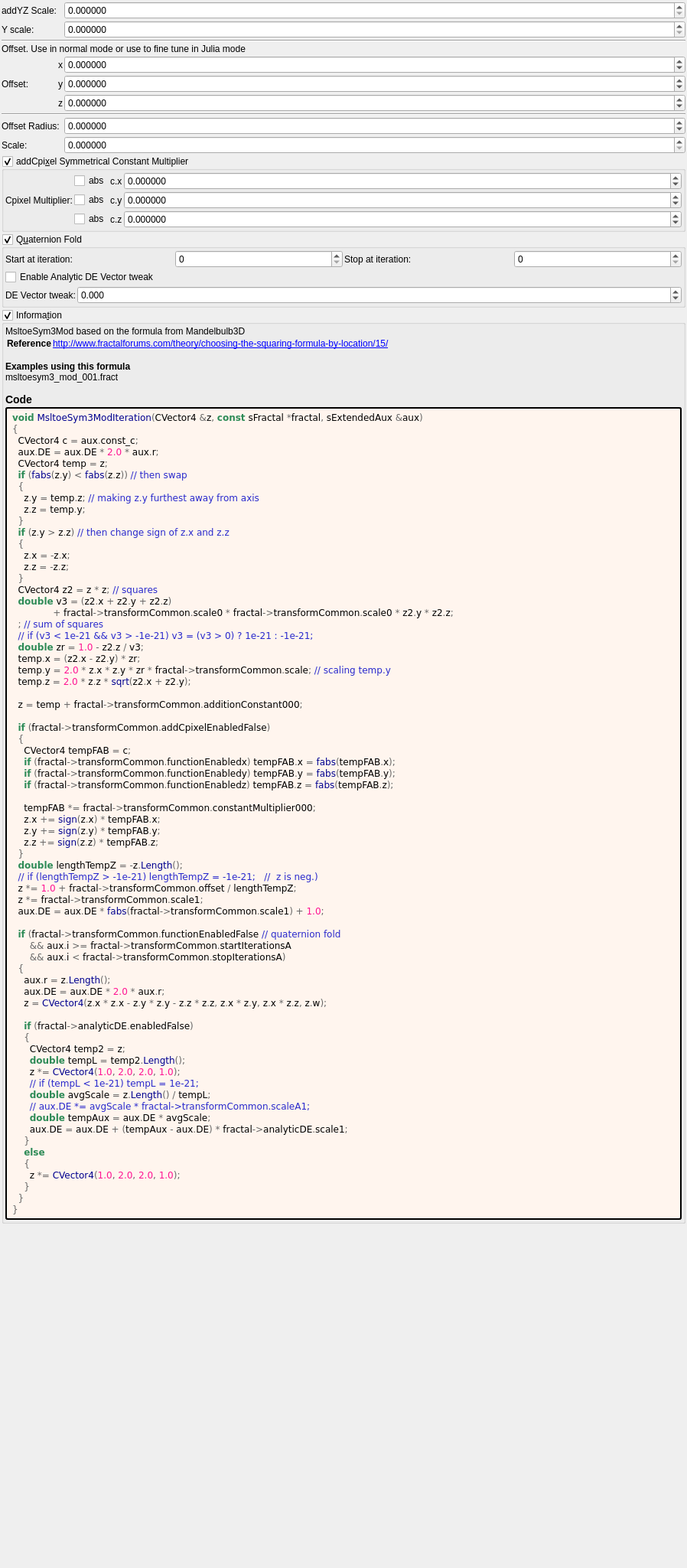
<?xml version="1.0" encoding="UTF-8"?>
<ui version="4.0">
 <class>msltoe_sym3_mod</class>
 <widget class="QWidget" name="Form">
  <property name="geometry">
   <rect>
    <x>0</x>
    <y>0</y>
    <width>898</width>
    <height>2049</height>
   </rect>
  </property>
  <property name="windowTitle">
   <string notr="true">msltoe_sym3_mod</string>
  </property>
  <layout class="QVBoxLayout" name="verticalLayout">
   <property name="spacing">
    <number>2</number>
   </property>
   <property name="leftMargin">
    <number>2</number>
   </property>
   <property name="topMargin">
    <number>2</number>
   </property>
   <property name="rightMargin">
    <number>2</number>
   </property>
   <property name="bottomMargin">
    <number>2</number>
   </property>
   <item>
    <layout class="QGridLayout" name="gridLayout_64" columnstretch="0,0,0,1">
     <property name="spacing">
      <number>2</number>
     </property>
     <item row="5" column="3">
      <widget class="MyDoubleSpinBox" name="spinbox3_transf_addition_constant_y">
       <property name="sizePolicy">
        <sizepolicy hsizetype="Minimum" vsizetype="Maximum">
         <horstretch>0</horstretch>
         <verstretch>0</verstretch>
        </sizepolicy>
       </property>
       <property name="prefix">
        <string/>
       </property>
       <property name="suffix">
        <string/>
       </property>
       <property name="decimals">
        <number>6</number>
       </property>
       <property name="minimum">
        <double>-99.989999999999995</double>
       </property>
       <property name="maximum">
        <double>99.989999999999995</double>
       </property>
       <property name="singleStep">
        <double>0.100000000000000</double>
       </property>
      </widget>
     </item>
     <item row="6" column="2">
      <widget class="QLabel" name="label_266">
       <property name="text">
        <string notr="true">z</string>
       </property>
      </widget>
     </item>
     <item row="9" column="1" colspan="2">
      <widget class="QLabel" name="label_147">
       <property name="text">
        <string>Scale:</string>
       </property>
      </widget>
     </item>
     <item row="1" column="1">
      <widget class="QLabel" name="label_8">
       <property name="text">
        <string>Y scale:</string>
       </property>
      </widget>
     </item>
     <item row="9" column="3">
      <widget class="MyDoubleSpinBox" name="spinbox_transf_scale_1">
       <property name="sizePolicy">
        <sizepolicy hsizetype="Minimum" vsizetype="Maximum">
         <horstretch>0</horstretch>
         <verstretch>0</verstretch>
        </sizepolicy>
       </property>
       <property name="prefix">
        <string/>
       </property>
       <property name="suffix">
        <string/>
       </property>
       <property name="decimals">
        <number>6</number>
       </property>
       <property name="minimum">
        <double>0.000000000000000</double>
       </property>
       <property name="maximum">
        <double>99.998999999999995</double>
       </property>
       <property name="singleStep">
        <double>0.100000000000000</double>
       </property>
      </widget>
     </item>
     <item row="8" column="3">
      <widget class="MyDoubleSpinBox" name="spinbox_transf_offset">
       <property name="sizePolicy">
        <sizepolicy hsizetype="Minimum" vsizetype="Maximum">
         <horstretch>0</horstretch>
         <verstretch>0</verstretch>
        </sizepolicy>
       </property>
       <property name="prefix">
        <string/>
       </property>
       <property name="suffix">
        <string/>
       </property>
       <property name="decimals">
        <number>6</number>
       </property>
       <property name="minimum">
        <double>-99.998999999999995</double>
       </property>
       <property name="maximum">
        <double>99.998999999999995</double>
       </property>
       <property name="singleStep">
        <double>0.100000000000000</double>
       </property>
      </widget>
     </item>
     <item row="2" column="1" colspan="3">
      <widget class="Line" name="line_56">
       <property name="orientation">
        <enum>Qt::Horizontal</enum>
       </property>
      </widget>
     </item>
     <item row="5" column="2">
      <widget class="QLabel" name="label_264">
       <property name="text">
        <string notr="true">y</string>
       </property>
      </widget>
     </item>
     <item row="5" column="1">
      <widget class="QLabel" name="label_267">
       <property name="text">
        <string>Offset:</string>
       </property>
      </widget>
     </item>
     <item row="1" column="3">
      <widget class="MyDoubleSpinBox" name="spinbox_transf_scale">
       <property name="sizePolicy">
        <sizepolicy hsizetype="Minimum" vsizetype="Maximum">
         <horstretch>0</horstretch>
         <verstretch>0</verstretch>
        </sizepolicy>
       </property>
       <property name="prefix">
        <string/>
       </property>
       <property name="suffix">
        <string/>
       </property>
       <property name="decimals">
        <number>6</number>
       </property>
       <property name="minimum">
        <double>0.000000000000000</double>
       </property>
       <property name="maximum">
        <double>99.998999999999995</double>
       </property>
       <property name="singleStep">
        <double>0.100000000000000</double>
       </property>
      </widget>
     </item>
     <item row="7" column="1" colspan="3">
      <widget class="Line" name="line_59">
       <property name="orientation">
        <enum>Qt::Horizontal</enum>
       </property>
      </widget>
     </item>
     <item row="3" column="1" colspan="3">
      <widget class="QLabel" name="label">
       <property name="text">
        <string>Offset. Use in normal mode or use to fine tune in Julia mode</string>
       </property>
       <property name="wordWrap">
        <bool>true</bool>
       </property>
      </widget>
     </item>
     <item row="0" column="3">
      <widget class="MyDoubleSpinBox" name="spinbox_transf_scale_0">
       <property name="sizePolicy">
        <sizepolicy hsizetype="Minimum" vsizetype="Maximum">
         <horstretch>0</horstretch>
         <verstretch>0</verstretch>
        </sizepolicy>
       </property>
       <property name="prefix">
        <string/>
       </property>
       <property name="suffix">
        <string/>
       </property>
       <property name="decimals">
        <number>6</number>
       </property>
       <property name="minimum">
        <double>0.000000000000000</double>
       </property>
       <property name="maximum">
        <double>99.998999999999995</double>
       </property>
       <property name="singleStep">
        <double>0.100000000000000</double>
       </property>
      </widget>
     </item>
     <item row="4" column="2">
      <widget class="QLabel" name="label_257">
       <property name="text">
        <string notr="true">x</string>
       </property>
      </widget>
     </item>
     <item row="4" column="3">
      <widget class="MyDoubleSpinBox" name="spinbox3_transf_addition_constant_x">
       <property name="sizePolicy">
        <sizepolicy hsizetype="Minimum" vsizetype="Maximum">
         <horstretch>0</horstretch>
         <verstretch>0</verstretch>
        </sizepolicy>
       </property>
       <property name="prefix">
        <string/>
       </property>
       <property name="suffix">
        <string/>
       </property>
       <property name="decimals">
        <number>6</number>
       </property>
       <property name="minimum">
        <double>-99.989999999999995</double>
       </property>
       <property name="maximum">
        <double>99.989999999999995</double>
       </property>
       <property name="singleStep">
        <double>0.100000000000000</double>
       </property>
      </widget>
     </item>
     <item row="8" column="1" colspan="2">
      <widget class="QLabel" name="label_146">
       <property name="text">
        <string>Offset Radius:</string>
       </property>
      </widget>
     </item>
     <item row="0" column="1">
      <widget class="QLabel" name="label_10">
       <property name="text">
        <string>addYZ Scale:</string>
       </property>
      </widget>
     </item>
     <item row="6" column="3">
      <widget class="MyDoubleSpinBox" name="spinbox3_transf_addition_constant_z">
       <property name="sizePolicy">
        <sizepolicy hsizetype="Minimum" vsizetype="Maximum">
         <horstretch>0</horstretch>
         <verstretch>0</verstretch>
        </sizepolicy>
       </property>
       <property name="prefix">
        <string/>
       </property>
       <property name="suffix">
        <string/>
       </property>
       <property name="decimals">
        <number>6</number>
       </property>
       <property name="minimum">
        <double>-99.989999999999995</double>
       </property>
       <property name="maximum">
        <double>99.989999999999995</double>
       </property>
       <property name="singleStep">
        <double>0.100000000000000</double>
       </property>
      </widget>
     </item>
    </layout>
   </item>
   <item>
    <widget class="MyGroupBox" name="groupCheck_transf_addCpixel_enabled_false">
     <property name="toolTip">
      <string>&lt;html&gt;&lt;head/&gt;&lt;body&gt;&lt;p&gt;Cpixel is CVector3 c = ( c.x, c.y, c.z). It is each original point (pixel) in 3D space where the iteration starts from, ( c = original z for each point .) It is commonly found in formula structures z = f(z) + c.&lt;/p&gt;&lt;p&gt;The Cpixel multiplier effectively scales this point &amp;quot;c&amp;quot; towards the origin.&lt;/p&gt;&lt;p&gt;This transform allows the addition or subtraction of Cpixel, dependent on whether z is postive or negative.&lt;/p&gt;&lt;p&gt;e.g if &lt;span style=&quot; font-style:italic;&quot;&gt;z.x&lt;/span&gt; is positive then &lt;span style=&quot; font-style:italic;&quot;&gt;fabs(c.x)&lt;/span&gt; is added, if &lt;span style=&quot; font-style:italic;&quot;&gt;z.x&lt;/span&gt; is negative then &lt;span style=&quot; font-style:italic;&quot;&gt;fabs(c)&lt;/span&gt; is subtracted. &lt;/p&gt;&lt;p&gt;Also try negative addCpixel constant multipliers.&lt;/p&gt;&lt;p&gt;If checkBoxes are disabled then Cpixel remains signed.&lt;/p&gt;&lt;p&gt;&lt;br/&gt;&lt;/p&gt;&lt;/body&gt;&lt;/html&gt;</string>
     </property>
     <property name="title">
      <string>addCpi&amp;xel Symmetrical Constant Multiplier</string>
     </property>
     <property name="checkable">
      <bool>true</bool>
     </property>
     <layout class="QVBoxLayout" name="verticalLayout_49">
      <property name="spacing">
       <number>2</number>
      </property>
      <property name="leftMargin">
       <number>2</number>
      </property>
      <property name="topMargin">
       <number>2</number>
      </property>
      <property name="rightMargin">
       <number>2</number>
      </property>
      <property name="bottomMargin">
       <number>2</number>
      </property>
      <item>
       <layout class="QGridLayout" name="gridLayout_23" columnstretch="0,0,0,1">
        <property name="spacing">
         <number>2</number>
        </property>
        <item row="1" column="3">
         <widget class="MyDoubleSpinBox" name="spinbox3_transf_constant_multiplier_000_y">
          <property name="sizePolicy">
           <sizepolicy hsizetype="Minimum" vsizetype="Maximum">
            <horstretch>0</horstretch>
            <verstretch>0</verstretch>
           </sizepolicy>
          </property>
          <property name="prefix">
           <string/>
          </property>
          <property name="suffix">
           <string/>
          </property>
          <property name="decimals">
           <number>6</number>
          </property>
          <property name="minimum">
           <double>-99.989999999999995</double>
          </property>
          <property name="maximum">
           <double>99.989999999999995</double>
          </property>
          <property name="singleStep">
           <double>0.100000000000000</double>
          </property>
         </widget>
        </item>
        <item row="0" column="2">
         <widget class="QLabel" name="label_109">
          <property name="text">
           <string notr="true">c.x</string>
          </property>
         </widget>
        </item>
        <item row="1" column="2">
         <widget class="QLabel" name="label_110">
          <property name="text">
           <string notr="true">c.y</string>
          </property>
         </widget>
        </item>
        <item row="1" column="1">
         <widget class="QCheckBox" name="checkBox_transf_function_enabledy">
          <property name="text">
           <string notr="true">abs</string>
          </property>
         </widget>
        </item>
        <item row="1" column="0">
         <widget class="QLabel" name="label_112">
          <property name="text">
           <string>Cpixel Multiplier:</string>
          </property>
         </widget>
        </item>
        <item row="0" column="3">
         <widget class="MyDoubleSpinBox" name="spinbox3_transf_constant_multiplier_000_x">
          <property name="sizePolicy">
           <sizepolicy hsizetype="Minimum" vsizetype="Maximum">
            <horstretch>0</horstretch>
            <verstretch>0</verstretch>
           </sizepolicy>
          </property>
          <property name="prefix">
           <string/>
          </property>
          <property name="suffix">
           <string/>
          </property>
          <property name="decimals">
           <number>6</number>
          </property>
          <property name="minimum">
           <double>-99.989999999999995</double>
          </property>
          <property name="maximum">
           <double>99.989999999999995</double>
          </property>
          <property name="singleStep">
           <double>0.100000000000000</double>
          </property>
         </widget>
        </item>
        <item row="2" column="1">
         <widget class="QCheckBox" name="checkBox_transf_function_enabledz">
          <property name="text">
           <string notr="true">abs</string>
          </property>
         </widget>
        </item>
        <item row="2" column="3">
         <widget class="MyDoubleSpinBox" name="spinbox3_transf_constant_multiplier_000_z">
          <property name="sizePolicy">
           <sizepolicy hsizetype="Minimum" vsizetype="Maximum">
            <horstretch>0</horstretch>
            <verstretch>0</verstretch>
           </sizepolicy>
          </property>
          <property name="prefix">
           <string/>
          </property>
          <property name="suffix">
           <string/>
          </property>
          <property name="decimals">
           <number>6</number>
          </property>
          <property name="minimum">
           <double>-99.989999999999995</double>
          </property>
          <property name="maximum">
           <double>99.989999999999995</double>
          </property>
          <property name="singleStep">
           <double>0.100000000000000</double>
          </property>
         </widget>
        </item>
        <item row="2" column="2">
         <widget class="QLabel" name="label_111">
          <property name="text">
           <string notr="true">c.z</string>
          </property>
         </widget>
        </item>
        <item row="0" column="1">
         <widget class="QCheckBox" name="checkBox_transf_function_enabledx">
          <property name="text">
           <string notr="true">abs</string>
          </property>
         </widget>
        </item>
       </layout>
      </item>
     </layout>
    </widget>
   </item>
   <item>
    <widget class="MyGroupBox" name="groupCheck_transf_function_enabled_false">
     <property name="title">
      <string>Q&amp;uaternion Fold</string>
     </property>
     <property name="checkable">
      <bool>true</bool>
     </property>
     <layout class="QVBoxLayout" name="verticalLayout_10" stretch="0,0">
      <property name="spacing">
       <number>2</number>
      </property>
      <property name="leftMargin">
       <number>2</number>
      </property>
      <property name="topMargin">
       <number>2</number>
      </property>
      <property name="rightMargin">
       <number>2</number>
      </property>
      <property name="bottomMargin">
       <number>2</number>
      </property>
      <item>
       <layout class="QGridLayout" name="gridLayout_14">
        <item row="0" column="2">
         <widget class="QLabel" name="label_252">
          <property name="font">
           <font>
            <weight>50</weight>
            <bold>false</bold>
           </font>
          </property>
          <property name="text">
           <string>Stop at iteration:</string>
          </property>
         </widget>
        </item>
        <item row="0" column="0">
         <widget class="QLabel" name="label_67">
          <property name="font">
           <font>
            <weight>50</weight>
            <bold>false</bold>
           </font>
          </property>
          <property name="text">
           <string>Start at iteration:</string>
          </property>
         </widget>
        </item>
        <item row="0" column="1">
         <widget class="MySpinBox" name="spinboxInt_transf_start_iterations_A">
          <property name="sizePolicy">
           <sizepolicy hsizetype="Minimum" vsizetype="Maximum">
            <horstretch>0</horstretch>
            <verstretch>0</verstretch>
           </sizepolicy>
          </property>
          <property name="minimum">
           <number>0</number>
          </property>
          <property name="maximum">
           <number>999</number>
          </property>
          <property name="value">
           <number>0</number>
          </property>
         </widget>
        </item>
        <item row="0" column="3">
         <widget class="MySpinBox" name="spinboxInt_transf_stop_iterations_A">
          <property name="sizePolicy">
           <sizepolicy hsizetype="Minimum" vsizetype="Maximum">
            <horstretch>0</horstretch>
            <verstretch>0</verstretch>
           </sizepolicy>
          </property>
          <property name="maximum">
           <number>999</number>
          </property>
         </widget>
        </item>
       </layout>
      </item>
      <item>
       <layout class="QGridLayout" name="gridLayout_2" columnstretch="0,0,1">
        <property name="spacing">
         <number>2</number>
        </property>
        <item row="1" column="0">
         <widget class="QLabel" name="label_2">
          <property name="text">
           <string>DE Vector tweak:</string>
          </property>
         </widget>
        </item>
        <item row="0" column="0" colspan="3">
         <widget class="QCheckBox" name="checkBox_analyticDE_enabled_false">
          <property name="text">
           <string>Enable Analytic DE Vector tweak</string>
          </property>
         </widget>
        </item>
        <item row="1" column="1" colspan="2">
         <widget class="MyDoubleSpinBox" name="spinbox_analyticDE_scale_1">
          <property name="sizePolicy">
           <sizepolicy hsizetype="Minimum" vsizetype="Maximum">
            <horstretch>0</horstretch>
            <verstretch>0</verstretch>
           </sizepolicy>
          </property>
          <property name="prefix">
           <string/>
          </property>
          <property name="suffix">
           <string/>
          </property>
          <property name="decimals">
           <number>3</number>
          </property>
          <property name="minimum">
           <double>-99.000000000000000</double>
          </property>
          <property name="maximum">
           <double>99.000000000000000</double>
          </property>
          <property name="singleStep">
           <double>0.100000000000000</double>
          </property>
         </widget>
        </item>
       </layout>
      </item>
     </layout>
    </widget>
   </item>
   <item>
    <widget class="MyGroupBox" name="groupCheck_info">
     <property name="title">
      <string>Informa&amp;tion</string>
     </property>
     <property name="flat">
      <bool>false</bool>
     </property>
     <property name="checkable">
      <bool>true</bool>
     </property>
     <layout class="QVBoxLayout" name="verticalLayout_2">
      <property name="spacing">
       <number>2</number>
      </property>
      <property name="leftMargin">
       <number>2</number>
      </property>
      <property name="topMargin">
       <number>2</number>
      </property>
      <property name="rightMargin">
       <number>2</number>
      </property>
      <property name="bottomMargin">
       <number>2</number>
      </property>
      <item>
       <widget class="QLabel" name="label_information_general">
        <property name="text">
         <string notr="true">&lt;p&gt;MsltoeSym3Mod based on the formula from Mandelbulb3D&lt;/p&gt;&lt;table&gt;
&lt;tr&gt;&lt;th&gt;Reference&lt;/th&gt;&lt;td&gt;&lt;a href=&quot;http://www.fractalforums.com/theory/choosing-the-squaring-formula-by-location/15/&quot;&gt;http://www.fractalforums.com/theory/choosing-the-squaring-formula-by-location/15/&lt;br&gt;
&lt;/td&gt;&lt;/tr&gt;
&lt;/table&gt;
&lt;br&gt;&lt;b&gt;Examples using this formula&lt;/b&gt;&lt;br&gt;msltoesym3_mod_001.fract&lt;h3&gt;Code&lt;/h3&gt;</string>
        </property>
        <property name="wordWrap">
         <bool>true</bool>
        </property>
        <property name="openExternalLinks">
         <bool>true</bool>
        </property>
        <property name="textInteractionFlags">
         <set>Qt::LinksAccessibleByMouse|Qt::TextSelectableByMouse</set>
        </property>
       </widget>
      </item>
      <item>
       <widget class="QLabel" name="label_code_content">
        <property name="styleSheet">
         <string notr="true">border-style: outset; border-width: 2px; border-radius: 3px; border-color: black; background-color: #fff5ee; padding: 4px;</string>
        </property>
        <property name="text">
         <string notr="true">&lt;body style=&quot;background-color:#fff5ee&quot;&gt;
&lt;pre style=&quot;color:#000000; background-color:#fff5ee;  font-family:'Courier New',monospace;&quot;&gt;&lt;span style=&quot;color:#2e8b57; font-weight:bold&quot;&gt;void&lt;/span&gt; &lt;span style=&quot;color:#00008f&quot;&gt;MsltoeSym3ModIteration&lt;/span&gt;&lt;span style=&quot;color:#676767&quot;&gt;(&lt;/span&gt;CVector4 &lt;span style=&quot;color:#676767&quot;&gt;&amp;amp;&lt;/span&gt;z&lt;span style=&quot;color:#676767&quot;&gt;,&lt;/span&gt; &lt;span style=&quot;color:#2e8b57; font-weight:bold&quot;&gt;const&lt;/span&gt; sFractal &lt;span style=&quot;color:#676767&quot;&gt;*&lt;/span&gt;fractal&lt;span style=&quot;color:#676767&quot;&gt;,&lt;/span&gt; sExtendedAux &lt;span style=&quot;color:#676767&quot;&gt;&amp;amp;&lt;/span&gt;aux&lt;span style=&quot;color:#676767&quot;&gt;)&lt;/span&gt;
&lt;span style=&quot;color:#676767&quot;&gt;{&lt;/span&gt;
  CVector4 c &lt;span style=&quot;color:#676767&quot;&gt;=&lt;/span&gt; aux&lt;span style=&quot;color:#676767&quot;&gt;.&lt;/span&gt;const_c&lt;span style=&quot;color:#676767&quot;&gt;;&lt;/span&gt;
  aux&lt;span style=&quot;color:#676767&quot;&gt;.&lt;/span&gt;DE &lt;span style=&quot;color:#676767&quot;&gt;=&lt;/span&gt; aux&lt;span style=&quot;color:#676767&quot;&gt;.&lt;/span&gt;DE &lt;span style=&quot;color:#676767&quot;&gt;*&lt;/span&gt; &lt;span style=&quot;color:#ff1493&quot;&gt;2.0&lt;/span&gt; &lt;span style=&quot;color:#676767&quot;&gt;*&lt;/span&gt; aux&lt;span style=&quot;color:#676767&quot;&gt;.&lt;/span&gt;r&lt;span style=&quot;color:#676767&quot;&gt;;&lt;/span&gt;
  CVector4 temp &lt;span style=&quot;color:#676767&quot;&gt;=&lt;/span&gt; z&lt;span style=&quot;color:#676767&quot;&gt;;&lt;/span&gt;
  &lt;span style=&quot;color:#2e8b57; font-weight:bold&quot;&gt;if&lt;/span&gt; &lt;span style=&quot;color:#676767&quot;&gt;(&lt;/span&gt;&lt;span style=&quot;color:#00008f&quot;&gt;fabs&lt;/span&gt;&lt;span style=&quot;color:#676767&quot;&gt;(&lt;/span&gt;z&lt;span style=&quot;color:#676767&quot;&gt;.&lt;/span&gt;y&lt;span style=&quot;color:#676767&quot;&gt;) &amp;lt;&lt;/span&gt; &lt;span style=&quot;color:#00008f&quot;&gt;fabs&lt;/span&gt;&lt;span style=&quot;color:#676767&quot;&gt;(&lt;/span&gt;z&lt;span style=&quot;color:#676767&quot;&gt;.&lt;/span&gt;z&lt;span style=&quot;color:#676767&quot;&gt;))&lt;/span&gt; &lt;span style=&quot;color:#2929cc&quot;&gt;// then swap&lt;/span&gt;
  &lt;span style=&quot;color:#676767&quot;&gt;{&lt;/span&gt;
    z&lt;span style=&quot;color:#676767&quot;&gt;.&lt;/span&gt;y &lt;span style=&quot;color:#676767&quot;&gt;=&lt;/span&gt; temp&lt;span style=&quot;color:#676767&quot;&gt;.&lt;/span&gt;z&lt;span style=&quot;color:#676767&quot;&gt;;&lt;/span&gt; &lt;span style=&quot;color:#2929cc&quot;&gt;// making z.y furthest away from axis&lt;/span&gt;
    z&lt;span style=&quot;color:#676767&quot;&gt;.&lt;/span&gt;z &lt;span style=&quot;color:#676767&quot;&gt;=&lt;/span&gt; temp&lt;span style=&quot;color:#676767&quot;&gt;.&lt;/span&gt;y&lt;span style=&quot;color:#676767&quot;&gt;;&lt;/span&gt;
  &lt;span style=&quot;color:#676767&quot;&gt;}&lt;/span&gt;
  &lt;span style=&quot;color:#2e8b57; font-weight:bold&quot;&gt;if&lt;/span&gt; &lt;span style=&quot;color:#676767&quot;&gt;(&lt;/span&gt;z&lt;span style=&quot;color:#676767&quot;&gt;.&lt;/span&gt;y &lt;span style=&quot;color:#676767&quot;&gt;&amp;gt;&lt;/span&gt; z&lt;span style=&quot;color:#676767&quot;&gt;.&lt;/span&gt;z&lt;span style=&quot;color:#676767&quot;&gt;)&lt;/span&gt; &lt;span style=&quot;color:#2929cc&quot;&gt;// then change sign of z.x and z.z&lt;/span&gt;
  &lt;span style=&quot;color:#676767&quot;&gt;{&lt;/span&gt;
    z&lt;span style=&quot;color:#676767&quot;&gt;.&lt;/span&gt;x &lt;span style=&quot;color:#676767&quot;&gt;= -&lt;/span&gt;z&lt;span style=&quot;color:#676767&quot;&gt;.&lt;/span&gt;x&lt;span style=&quot;color:#676767&quot;&gt;;&lt;/span&gt;
    z&lt;span style=&quot;color:#676767&quot;&gt;.&lt;/span&gt;z &lt;span style=&quot;color:#676767&quot;&gt;= -&lt;/span&gt;z&lt;span style=&quot;color:#676767&quot;&gt;.&lt;/span&gt;z&lt;span style=&quot;color:#676767&quot;&gt;;&lt;/span&gt;
  &lt;span style=&quot;color:#676767&quot;&gt;}&lt;/span&gt;
  CVector4 z2 &lt;span style=&quot;color:#676767&quot;&gt;=&lt;/span&gt; z &lt;span style=&quot;color:#676767&quot;&gt;*&lt;/span&gt; z&lt;span style=&quot;color:#676767&quot;&gt;;&lt;/span&gt; &lt;span style=&quot;color:#2929cc&quot;&gt;// squares&lt;/span&gt;
  &lt;span style=&quot;color:#2e8b57; font-weight:bold&quot;&gt;double&lt;/span&gt; v3 &lt;span style=&quot;color:#676767&quot;&gt;= (&lt;/span&gt;z2&lt;span style=&quot;color:#676767&quot;&gt;.&lt;/span&gt;x &lt;span style=&quot;color:#676767&quot;&gt;+&lt;/span&gt; z2&lt;span style=&quot;color:#676767&quot;&gt;.&lt;/span&gt;y &lt;span style=&quot;color:#676767&quot;&gt;+&lt;/span&gt; z2&lt;span style=&quot;color:#676767&quot;&gt;.&lt;/span&gt;z&lt;span style=&quot;color:#676767&quot;&gt;)&lt;/span&gt;
              &lt;span style=&quot;color:#676767&quot;&gt;+&lt;/span&gt; fractal&lt;span style=&quot;color:#676767&quot;&gt;-&amp;gt;&lt;/span&gt;transformCommon&lt;span style=&quot;color:#676767&quot;&gt;.&lt;/span&gt;scale0 &lt;span style=&quot;color:#676767&quot;&gt;*&lt;/span&gt; fractal&lt;span style=&quot;color:#676767&quot;&gt;-&amp;gt;&lt;/span&gt;transformCommon&lt;span style=&quot;color:#676767&quot;&gt;.&lt;/span&gt;scale0 &lt;span style=&quot;color:#676767&quot;&gt;*&lt;/span&gt; z2&lt;span style=&quot;color:#676767&quot;&gt;.&lt;/span&gt;y &lt;span style=&quot;color:#676767&quot;&gt;*&lt;/span&gt; z2&lt;span style=&quot;color:#676767&quot;&gt;.&lt;/span&gt;z&lt;span style=&quot;color:#676767&quot;&gt;;&lt;/span&gt;
  &lt;span style=&quot;color:#676767&quot;&gt;;&lt;/span&gt; &lt;span style=&quot;color:#2929cc&quot;&gt;// sum of squares&lt;/span&gt;
  &lt;span style=&quot;color:#2929cc&quot;&gt;// if (v3 &amp;lt; 1e-21 &amp;amp;&amp;amp; v3 &amp;gt; -1e-21) v3 = (v3 &amp;gt; 0) ? 1e-21 : -1e-21;&lt;/span&gt;
  &lt;span style=&quot;color:#2e8b57; font-weight:bold&quot;&gt;double&lt;/span&gt; zr &lt;span style=&quot;color:#676767&quot;&gt;=&lt;/span&gt; &lt;span style=&quot;color:#ff1493&quot;&gt;1.0&lt;/span&gt; &lt;span style=&quot;color:#676767&quot;&gt;-&lt;/span&gt; z2&lt;span style=&quot;color:#676767&quot;&gt;.&lt;/span&gt;z &lt;span style=&quot;color:#676767&quot;&gt;/&lt;/span&gt; v3&lt;span style=&quot;color:#676767&quot;&gt;;&lt;/span&gt;
  temp&lt;span style=&quot;color:#676767&quot;&gt;.&lt;/span&gt;x &lt;span style=&quot;color:#676767&quot;&gt;= (&lt;/span&gt;z2&lt;span style=&quot;color:#676767&quot;&gt;.&lt;/span&gt;x &lt;span style=&quot;color:#676767&quot;&gt;-&lt;/span&gt; z2&lt;span style=&quot;color:#676767&quot;&gt;.&lt;/span&gt;y&lt;span style=&quot;color:#676767&quot;&gt;) *&lt;/span&gt; zr&lt;span style=&quot;color:#676767&quot;&gt;;&lt;/span&gt;
  temp&lt;span style=&quot;color:#676767&quot;&gt;.&lt;/span&gt;y &lt;span style=&quot;color:#676767&quot;&gt;=&lt;/span&gt; &lt;span style=&quot;color:#ff1493&quot;&gt;2.0&lt;/span&gt; &lt;span style=&quot;color:#676767&quot;&gt;*&lt;/span&gt; z&lt;span style=&quot;color:#676767&quot;&gt;.&lt;/span&gt;x &lt;span style=&quot;color:#676767&quot;&gt;*&lt;/span&gt; z&lt;span style=&quot;color:#676767&quot;&gt;.&lt;/span&gt;y &lt;span style=&quot;color:#676767&quot;&gt;*&lt;/span&gt; zr &lt;span style=&quot;color:#676767&quot;&gt;*&lt;/span&gt; fractal&lt;span style=&quot;color:#676767&quot;&gt;-&amp;gt;&lt;/span&gt;transformCommon&lt;span style=&quot;color:#676767&quot;&gt;.&lt;/span&gt;scale&lt;span style=&quot;color:#676767&quot;&gt;;&lt;/span&gt; &lt;span style=&quot;color:#2929cc&quot;&gt;// scaling temp.y&lt;/span&gt;
  temp&lt;span style=&quot;color:#676767&quot;&gt;.&lt;/span&gt;z &lt;span style=&quot;color:#676767&quot;&gt;=&lt;/span&gt; &lt;span style=&quot;color:#ff1493&quot;&gt;2.0&lt;/span&gt; &lt;span style=&quot;color:#676767&quot;&gt;*&lt;/span&gt; z&lt;span style=&quot;color:#676767&quot;&gt;.&lt;/span&gt;z &lt;span style=&quot;color:#676767&quot;&gt;*&lt;/span&gt; &lt;span style=&quot;color:#00008f&quot;&gt;sqrt&lt;/span&gt;&lt;span style=&quot;color:#676767&quot;&gt;(&lt;/span&gt;z2&lt;span style=&quot;color:#676767&quot;&gt;.&lt;/span&gt;x &lt;span style=&quot;color:#676767&quot;&gt;+&lt;/span&gt; z2&lt;span style=&quot;color:#676767&quot;&gt;.&lt;/span&gt;y&lt;span style=&quot;color:#676767&quot;&gt;);&lt;/span&gt;

  z &lt;span style=&quot;color:#676767&quot;&gt;=&lt;/span&gt; temp &lt;span style=&quot;color:#676767&quot;&gt;+&lt;/span&gt; fractal&lt;span style=&quot;color:#676767&quot;&gt;-&amp;gt;&lt;/span&gt;transformCommon&lt;span style=&quot;color:#676767&quot;&gt;.&lt;/span&gt;additionConstant000&lt;span style=&quot;color:#676767&quot;&gt;;&lt;/span&gt;

  &lt;span style=&quot;color:#2e8b57; font-weight:bold&quot;&gt;if&lt;/span&gt; &lt;span style=&quot;color:#676767&quot;&gt;(&lt;/span&gt;fractal&lt;span style=&quot;color:#676767&quot;&gt;-&amp;gt;&lt;/span&gt;transformCommon&lt;span style=&quot;color:#676767&quot;&gt;.&lt;/span&gt;addCpixelEnabledFalse&lt;span style=&quot;color:#676767&quot;&gt;)&lt;/span&gt;
  &lt;span style=&quot;color:#676767&quot;&gt;{&lt;/span&gt;
    CVector4 tempFAB &lt;span style=&quot;color:#676767&quot;&gt;=&lt;/span&gt; c&lt;span style=&quot;color:#676767&quot;&gt;;&lt;/span&gt;
    &lt;span style=&quot;color:#2e8b57; font-weight:bold&quot;&gt;if&lt;/span&gt; &lt;span style=&quot;color:#676767&quot;&gt;(&lt;/span&gt;fractal&lt;span style=&quot;color:#676767&quot;&gt;-&amp;gt;&lt;/span&gt;transformCommon&lt;span style=&quot;color:#676767&quot;&gt;.&lt;/span&gt;functionEnabledx&lt;span style=&quot;color:#676767&quot;&gt;)&lt;/span&gt; tempFAB&lt;span style=&quot;color:#676767&quot;&gt;.&lt;/span&gt;x &lt;span style=&quot;color:#676767&quot;&gt;=&lt;/span&gt; &lt;span style=&quot;color:#00008f&quot;&gt;fabs&lt;/span&gt;&lt;span style=&quot;color:#676767&quot;&gt;(&lt;/span&gt;tempFAB&lt;span style=&quot;color:#676767&quot;&gt;.&lt;/span&gt;x&lt;span style=&quot;color:#676767&quot;&gt;);&lt;/span&gt;
    &lt;span style=&quot;color:#2e8b57; font-weight:bold&quot;&gt;if&lt;/span&gt; &lt;span style=&quot;color:#676767&quot;&gt;(&lt;/span&gt;fractal&lt;span style=&quot;color:#676767&quot;&gt;-&amp;gt;&lt;/span&gt;transformCommon&lt;span style=&quot;color:#676767&quot;&gt;.&lt;/span&gt;functionEnabledy&lt;span style=&quot;color:#676767&quot;&gt;)&lt;/span&gt; tempFAB&lt;span style=&quot;color:#676767&quot;&gt;.&lt;/span&gt;y &lt;span style=&quot;color:#676767&quot;&gt;=&lt;/span&gt; &lt;span style=&quot;color:#00008f&quot;&gt;fabs&lt;/span&gt;&lt;span style=&quot;color:#676767&quot;&gt;(&lt;/span&gt;tempFAB&lt;span style=&quot;color:#676767&quot;&gt;.&lt;/span&gt;y&lt;span style=&quot;color:#676767&quot;&gt;);&lt;/span&gt;
    &lt;span style=&quot;color:#2e8b57; font-weight:bold&quot;&gt;if&lt;/span&gt; &lt;span style=&quot;color:#676767&quot;&gt;(&lt;/span&gt;fractal&lt;span style=&quot;color:#676767&quot;&gt;-&amp;gt;&lt;/span&gt;transformCommon&lt;span style=&quot;color:#676767&quot;&gt;.&lt;/span&gt;functionEnabledz&lt;span style=&quot;color:#676767&quot;&gt;)&lt;/span&gt; tempFAB&lt;span style=&quot;color:#676767&quot;&gt;.&lt;/span&gt;z &lt;span style=&quot;color:#676767&quot;&gt;=&lt;/span&gt; &lt;span style=&quot;color:#00008f&quot;&gt;fabs&lt;/span&gt;&lt;span style=&quot;color:#676767&quot;&gt;(&lt;/span&gt;tempFAB&lt;span style=&quot;color:#676767&quot;&gt;.&lt;/span&gt;z&lt;span style=&quot;color:#676767&quot;&gt;);&lt;/span&gt;

    tempFAB &lt;span style=&quot;color:#676767&quot;&gt;*=&lt;/span&gt; fractal&lt;span style=&quot;color:#676767&quot;&gt;-&amp;gt;&lt;/span&gt;transformCommon&lt;span style=&quot;color:#676767&quot;&gt;.&lt;/span&gt;constantMultiplier000&lt;span style=&quot;color:#676767&quot;&gt;;&lt;/span&gt;
    z&lt;span style=&quot;color:#676767&quot;&gt;.&lt;/span&gt;x &lt;span style=&quot;color:#676767&quot;&gt;+=&lt;/span&gt; &lt;span style=&quot;color:#00008f&quot;&gt;sign&lt;/span&gt;&lt;span style=&quot;color:#676767&quot;&gt;(&lt;/span&gt;z&lt;span style=&quot;color:#676767&quot;&gt;.&lt;/span&gt;x&lt;span style=&quot;color:#676767&quot;&gt;) *&lt;/span&gt; tempFAB&lt;span style=&quot;color:#676767&quot;&gt;.&lt;/span&gt;x&lt;span style=&quot;color:#676767&quot;&gt;;&lt;/span&gt;
    z&lt;span style=&quot;color:#676767&quot;&gt;.&lt;/span&gt;y &lt;span style=&quot;color:#676767&quot;&gt;+=&lt;/span&gt; &lt;span style=&quot;color:#00008f&quot;&gt;sign&lt;/span&gt;&lt;span style=&quot;color:#676767&quot;&gt;(&lt;/span&gt;z&lt;span style=&quot;color:#676767&quot;&gt;.&lt;/span&gt;y&lt;span style=&quot;color:#676767&quot;&gt;) *&lt;/span&gt; tempFAB&lt;span style=&quot;color:#676767&quot;&gt;.&lt;/span&gt;y&lt;span style=&quot;color:#676767&quot;&gt;;&lt;/span&gt;
    z&lt;span style=&quot;color:#676767&quot;&gt;.&lt;/span&gt;z &lt;span style=&quot;color:#676767&quot;&gt;+=&lt;/span&gt; &lt;span style=&quot;color:#00008f&quot;&gt;sign&lt;/span&gt;&lt;span style=&quot;color:#676767&quot;&gt;(&lt;/span&gt;z&lt;span style=&quot;color:#676767&quot;&gt;.&lt;/span&gt;z&lt;span style=&quot;color:#676767&quot;&gt;) *&lt;/span&gt; tempFAB&lt;span style=&quot;color:#676767&quot;&gt;.&lt;/span&gt;z&lt;span style=&quot;color:#676767&quot;&gt;;&lt;/span&gt;
  &lt;span style=&quot;color:#676767&quot;&gt;}&lt;/span&gt;
  &lt;span style=&quot;color:#2e8b57; font-weight:bold&quot;&gt;double&lt;/span&gt; lengthTempZ &lt;span style=&quot;color:#676767&quot;&gt;= -&lt;/span&gt;z&lt;span style=&quot;color:#676767&quot;&gt;.&lt;/span&gt;&lt;span style=&quot;color:#00008f&quot;&gt;Length&lt;/span&gt;&lt;span style=&quot;color:#676767&quot;&gt;();&lt;/span&gt;
  &lt;span style=&quot;color:#2929cc&quot;&gt;// if (lengthTempZ &amp;gt; -1e-21) lengthTempZ = -1e-21;   //  z is neg.)&lt;/span&gt;
  z &lt;span style=&quot;color:#676767&quot;&gt;*=&lt;/span&gt; &lt;span style=&quot;color:#ff1493&quot;&gt;1.0&lt;/span&gt; &lt;span style=&quot;color:#676767&quot;&gt;+&lt;/span&gt; fractal&lt;span style=&quot;color:#676767&quot;&gt;-&amp;gt;&lt;/span&gt;transformCommon&lt;span style=&quot;color:#676767&quot;&gt;.&lt;/span&gt;offset &lt;span style=&quot;color:#676767&quot;&gt;/&lt;/span&gt; lengthTempZ&lt;span style=&quot;color:#676767&quot;&gt;;&lt;/span&gt;
  z &lt;span style=&quot;color:#676767&quot;&gt;*=&lt;/span&gt; fractal&lt;span style=&quot;color:#676767&quot;&gt;-&amp;gt;&lt;/span&gt;transformCommon&lt;span style=&quot;color:#676767&quot;&gt;.&lt;/span&gt;scale1&lt;span style=&quot;color:#676767&quot;&gt;;&lt;/span&gt;
  aux&lt;span style=&quot;color:#676767&quot;&gt;.&lt;/span&gt;DE &lt;span style=&quot;color:#676767&quot;&gt;=&lt;/span&gt; aux&lt;span style=&quot;color:#676767&quot;&gt;.&lt;/span&gt;DE &lt;span style=&quot;color:#676767&quot;&gt;*&lt;/span&gt; &lt;span style=&quot;color:#00008f&quot;&gt;fabs&lt;/span&gt;&lt;span style=&quot;color:#676767&quot;&gt;(&lt;/span&gt;fractal&lt;span style=&quot;color:#676767&quot;&gt;-&amp;gt;&lt;/span&gt;transformCommon&lt;span style=&quot;color:#676767&quot;&gt;.&lt;/span&gt;scale1&lt;span style=&quot;color:#676767&quot;&gt;) +&lt;/span&gt; &lt;span style=&quot;color:#ff1493&quot;&gt;1.0&lt;/span&gt;&lt;span style=&quot;color:#676767&quot;&gt;;&lt;/span&gt;

  &lt;span style=&quot;color:#2e8b57; font-weight:bold&quot;&gt;if&lt;/span&gt; &lt;span style=&quot;color:#676767&quot;&gt;(&lt;/span&gt;fractal&lt;span style=&quot;color:#676767&quot;&gt;-&amp;gt;&lt;/span&gt;transformCommon&lt;span style=&quot;color:#676767&quot;&gt;.&lt;/span&gt;functionEnabledFalse &lt;span style=&quot;color:#2929cc&quot;&gt;// quaternion fold&lt;/span&gt;
      &lt;span style=&quot;color:#676767&quot;&gt;&amp;amp;&amp;amp;&lt;/span&gt; aux&lt;span style=&quot;color:#676767&quot;&gt;.&lt;/span&gt;i &lt;span style=&quot;color:#676767&quot;&gt;&amp;gt;=&lt;/span&gt; fractal&lt;span style=&quot;color:#676767&quot;&gt;-&amp;gt;&lt;/span&gt;transformCommon&lt;span style=&quot;color:#676767&quot;&gt;.&lt;/span&gt;startIterationsA
      &lt;span style=&quot;color:#676767&quot;&gt;&amp;amp;&amp;amp;&lt;/span&gt; aux&lt;span style=&quot;color:#676767&quot;&gt;.&lt;/span&gt;i &lt;span style=&quot;color:#676767&quot;&gt;&amp;lt;&lt;/span&gt; fractal&lt;span style=&quot;color:#676767&quot;&gt;-&amp;gt;&lt;/span&gt;transformCommon&lt;span style=&quot;color:#676767&quot;&gt;.&lt;/span&gt;stopIterationsA&lt;span style=&quot;color:#676767&quot;&gt;)&lt;/span&gt;
  &lt;span style=&quot;color:#676767&quot;&gt;{&lt;/span&gt;
    aux&lt;span style=&quot;color:#676767&quot;&gt;.&lt;/span&gt;r &lt;span style=&quot;color:#676767&quot;&gt;=&lt;/span&gt; z&lt;span style=&quot;color:#676767&quot;&gt;.&lt;/span&gt;&lt;span style=&quot;color:#00008f&quot;&gt;Length&lt;/span&gt;&lt;span style=&quot;color:#676767&quot;&gt;();&lt;/span&gt;
    aux&lt;span style=&quot;color:#676767&quot;&gt;.&lt;/span&gt;DE &lt;span style=&quot;color:#676767&quot;&gt;=&lt;/span&gt; aux&lt;span style=&quot;color:#676767&quot;&gt;.&lt;/span&gt;DE &lt;span style=&quot;color:#676767&quot;&gt;*&lt;/span&gt; &lt;span style=&quot;color:#ff1493&quot;&gt;2.0&lt;/span&gt; &lt;span style=&quot;color:#676767&quot;&gt;*&lt;/span&gt; aux&lt;span style=&quot;color:#676767&quot;&gt;.&lt;/span&gt;r&lt;span style=&quot;color:#676767&quot;&gt;;&lt;/span&gt;
    z &lt;span style=&quot;color:#676767&quot;&gt;=&lt;/span&gt; &lt;span style=&quot;color:#00008f&quot;&gt;CVector4&lt;/span&gt;&lt;span style=&quot;color:#676767&quot;&gt;(&lt;/span&gt;z&lt;span style=&quot;color:#676767&quot;&gt;.&lt;/span&gt;x &lt;span style=&quot;color:#676767&quot;&gt;*&lt;/span&gt; z&lt;span style=&quot;color:#676767&quot;&gt;.&lt;/span&gt;x &lt;span style=&quot;color:#676767&quot;&gt;-&lt;/span&gt; z&lt;span style=&quot;color:#676767&quot;&gt;.&lt;/span&gt;y &lt;span style=&quot;color:#676767&quot;&gt;*&lt;/span&gt; z&lt;span style=&quot;color:#676767&quot;&gt;.&lt;/span&gt;y &lt;span style=&quot;color:#676767&quot;&gt;-&lt;/span&gt; z&lt;span style=&quot;color:#676767&quot;&gt;.&lt;/span&gt;z &lt;span style=&quot;color:#676767&quot;&gt;*&lt;/span&gt; z&lt;span style=&quot;color:#676767&quot;&gt;.&lt;/span&gt;z&lt;span style=&quot;color:#676767&quot;&gt;,&lt;/span&gt; z&lt;span style=&quot;color:#676767&quot;&gt;.&lt;/span&gt;x &lt;span style=&quot;color:#676767&quot;&gt;*&lt;/span&gt; z&lt;span style=&quot;color:#676767&quot;&gt;.&lt;/span&gt;y&lt;span style=&quot;color:#676767&quot;&gt;,&lt;/span&gt; z&lt;span style=&quot;color:#676767&quot;&gt;.&lt;/span&gt;x &lt;span style=&quot;color:#676767&quot;&gt;*&lt;/span&gt; z&lt;span style=&quot;color:#676767&quot;&gt;.&lt;/span&gt;z&lt;span style=&quot;color:#676767&quot;&gt;,&lt;/span&gt; z&lt;span style=&quot;color:#676767&quot;&gt;.&lt;/span&gt;w&lt;span style=&quot;color:#676767&quot;&gt;);&lt;/span&gt;

    &lt;span style=&quot;color:#2e8b57; font-weight:bold&quot;&gt;if&lt;/span&gt; &lt;span style=&quot;color:#676767&quot;&gt;(&lt;/span&gt;fractal&lt;span style=&quot;color:#676767&quot;&gt;-&amp;gt;&lt;/span&gt;analyticDE&lt;span style=&quot;color:#676767&quot;&gt;.&lt;/span&gt;enabledFalse&lt;span style=&quot;color:#676767&quot;&gt;)&lt;/span&gt;
    &lt;span style=&quot;color:#676767&quot;&gt;{&lt;/span&gt;
      CVector4 temp2 &lt;span style=&quot;color:#676767&quot;&gt;=&lt;/span&gt; z&lt;span style=&quot;color:#676767&quot;&gt;;&lt;/span&gt;
      &lt;span style=&quot;color:#2e8b57; font-weight:bold&quot;&gt;double&lt;/span&gt; tempL &lt;span style=&quot;color:#676767&quot;&gt;=&lt;/span&gt; temp2&lt;span style=&quot;color:#676767&quot;&gt;.&lt;/span&gt;&lt;span style=&quot;color:#00008f&quot;&gt;Length&lt;/span&gt;&lt;span style=&quot;color:#676767&quot;&gt;();&lt;/span&gt;
      z &lt;span style=&quot;color:#676767&quot;&gt;*=&lt;/span&gt; &lt;span style=&quot;color:#00008f&quot;&gt;CVector4&lt;/span&gt;&lt;span style=&quot;color:#676767&quot;&gt;(&lt;/span&gt;&lt;span style=&quot;color:#ff1493&quot;&gt;1.0&lt;/span&gt;&lt;span style=&quot;color:#676767&quot;&gt;,&lt;/span&gt; &lt;span style=&quot;color:#ff1493&quot;&gt;2.0&lt;/span&gt;&lt;span style=&quot;color:#676767&quot;&gt;,&lt;/span&gt; &lt;span style=&quot;color:#ff1493&quot;&gt;2.0&lt;/span&gt;&lt;span style=&quot;color:#676767&quot;&gt;,&lt;/span&gt; &lt;span style=&quot;color:#ff1493&quot;&gt;1.0&lt;/span&gt;&lt;span style=&quot;color:#676767&quot;&gt;);&lt;/span&gt;
      &lt;span style=&quot;color:#2929cc&quot;&gt;// if (tempL &amp;lt; 1e-21) tempL = 1e-21;&lt;/span&gt;
      &lt;span style=&quot;color:#2e8b57; font-weight:bold&quot;&gt;double&lt;/span&gt; avgScale &lt;span style=&quot;color:#676767&quot;&gt;=&lt;/span&gt; z&lt;span style=&quot;color:#676767&quot;&gt;.&lt;/span&gt;&lt;span style=&quot;color:#00008f&quot;&gt;Length&lt;/span&gt;&lt;span style=&quot;color:#676767&quot;&gt;() /&lt;/span&gt; tempL&lt;span style=&quot;color:#676767&quot;&gt;;&lt;/span&gt;
      &lt;span style=&quot;color:#2929cc&quot;&gt;// aux.DE *= avgScale * fractal-&amp;gt;transformCommon.scaleA1;&lt;/span&gt;
      &lt;span style=&quot;color:#2e8b57; font-weight:bold&quot;&gt;double&lt;/span&gt; tempAux &lt;span style=&quot;color:#676767&quot;&gt;=&lt;/span&gt; aux&lt;span style=&quot;color:#676767&quot;&gt;.&lt;/span&gt;DE &lt;span style=&quot;color:#676767&quot;&gt;*&lt;/span&gt; avgScale&lt;span style=&quot;color:#676767&quot;&gt;;&lt;/span&gt;
      aux&lt;span style=&quot;color:#676767&quot;&gt;.&lt;/span&gt;DE &lt;span style=&quot;color:#676767&quot;&gt;=&lt;/span&gt; aux&lt;span style=&quot;color:#676767&quot;&gt;.&lt;/span&gt;DE &lt;span style=&quot;color:#676767&quot;&gt;+ (&lt;/span&gt;tempAux &lt;span style=&quot;color:#676767&quot;&gt;-&lt;/span&gt; aux&lt;span style=&quot;color:#676767&quot;&gt;.&lt;/span&gt;DE&lt;span style=&quot;color:#676767&quot;&gt;) *&lt;/span&gt; fractal&lt;span style=&quot;color:#676767&quot;&gt;-&amp;gt;&lt;/span&gt;analyticDE&lt;span style=&quot;color:#676767&quot;&gt;.&lt;/span&gt;scale1&lt;span style=&quot;color:#676767&quot;&gt;;&lt;/span&gt;
    &lt;span style=&quot;color:#676767&quot;&gt;}&lt;/span&gt;
    &lt;span style=&quot;color:#2e8b57; font-weight:bold&quot;&gt;else&lt;/span&gt;
    &lt;span style=&quot;color:#676767&quot;&gt;{&lt;/span&gt;
      z &lt;span style=&quot;color:#676767&quot;&gt;*=&lt;/span&gt; &lt;span style=&quot;color:#00008f&quot;&gt;CVector4&lt;/span&gt;&lt;span style=&quot;color:#676767&quot;&gt;(&lt;/span&gt;&lt;span style=&quot;color:#ff1493&quot;&gt;1.0&lt;/span&gt;&lt;span style=&quot;color:#676767&quot;&gt;,&lt;/span&gt; &lt;span style=&quot;color:#ff1493&quot;&gt;2.0&lt;/span&gt;&lt;span style=&quot;color:#676767&quot;&gt;,&lt;/span&gt; &lt;span style=&quot;color:#ff1493&quot;&gt;2.0&lt;/span&gt;&lt;span style=&quot;color:#676767&quot;&gt;,&lt;/span&gt; &lt;span style=&quot;color:#ff1493&quot;&gt;1.0&lt;/span&gt;&lt;span style=&quot;color:#676767&quot;&gt;);&lt;/span&gt;
    &lt;span style=&quot;color:#676767&quot;&gt;}&lt;/span&gt;
  &lt;span style=&quot;color:#676767&quot;&gt;}&lt;/span&gt;
&lt;span style=&quot;color:#676767&quot;&gt;}&lt;/span&gt;
&lt;/pre&gt;
&lt;/body&gt;</string>
        </property>
        <property name="wordWrap">
         <bool>true</bool>
        </property>
        <property name="openExternalLinks">
         <bool>true</bool>
        </property>
        <property name="textInteractionFlags">
         <set>Qt::LinksAccessibleByMouse|Qt::TextSelectableByMouse</set>
        </property>
       </widget>
      </item>
     </layout>
    </widget>
   </item>
   <item>
    <spacer name="verticalSpacer">
     <property name="orientation">
      <enum>Qt::Vertical</enum>
     </property>
     <property name="sizeHint" stdset="0">
      <size>
       <width>20</width>
       <height>40</height>
      </size>
     </property>
    </spacer>
   </item>
  </layout>
 </widget>
 <customwidgets>
  <customwidget>
   <class>MyDoubleSpinBox</class>
   <extends>QDoubleSpinBox</extends>
   <header>my_double_spin_box.h</header>
  </customwidget>
  <customwidget>
   <class>MyGroupBox</class>
   <extends>QGroupBox</extends>
   <header>my_group_box.h</header>
   <container>1</container>
  </customwidget>
  <customwidget>
   <class>MySpinBox</class>
   <extends>QSpinBox</extends>
   <header>my_spin_box.h</header>
  </customwidget>
 </customwidgets>
 <tabstops>
  <tabstop>spinbox_transf_scale_0</tabstop>
  <tabstop>spinbox_transf_scale</tabstop>
  <tabstop>spinbox3_transf_addition_constant_x</tabstop>
  <tabstop>spinbox3_transf_addition_constant_y</tabstop>
  <tabstop>spinbox3_transf_addition_constant_z</tabstop>
  <tabstop>spinbox_transf_offset</tabstop>
  <tabstop>spinbox_transf_scale_1</tabstop>
  <tabstop>groupCheck_transf_addCpixel_enabled_false</tabstop>
  <tabstop>checkBox_transf_function_enabledx</tabstop>
  <tabstop>spinbox3_transf_constant_multiplier_000_x</tabstop>
  <tabstop>checkBox_transf_function_enabledy</tabstop>
  <tabstop>spinbox3_transf_constant_multiplier_000_y</tabstop>
  <tabstop>checkBox_transf_function_enabledz</tabstop>
  <tabstop>spinbox3_transf_constant_multiplier_000_z</tabstop>
  <tabstop>groupCheck_transf_function_enabled_false</tabstop>
  <tabstop>checkBox_analyticDE_enabled_false</tabstop>
  <tabstop>groupCheck_info</tabstop>
 </tabstops>
 <resources/>
 <connections/>
</ui>
